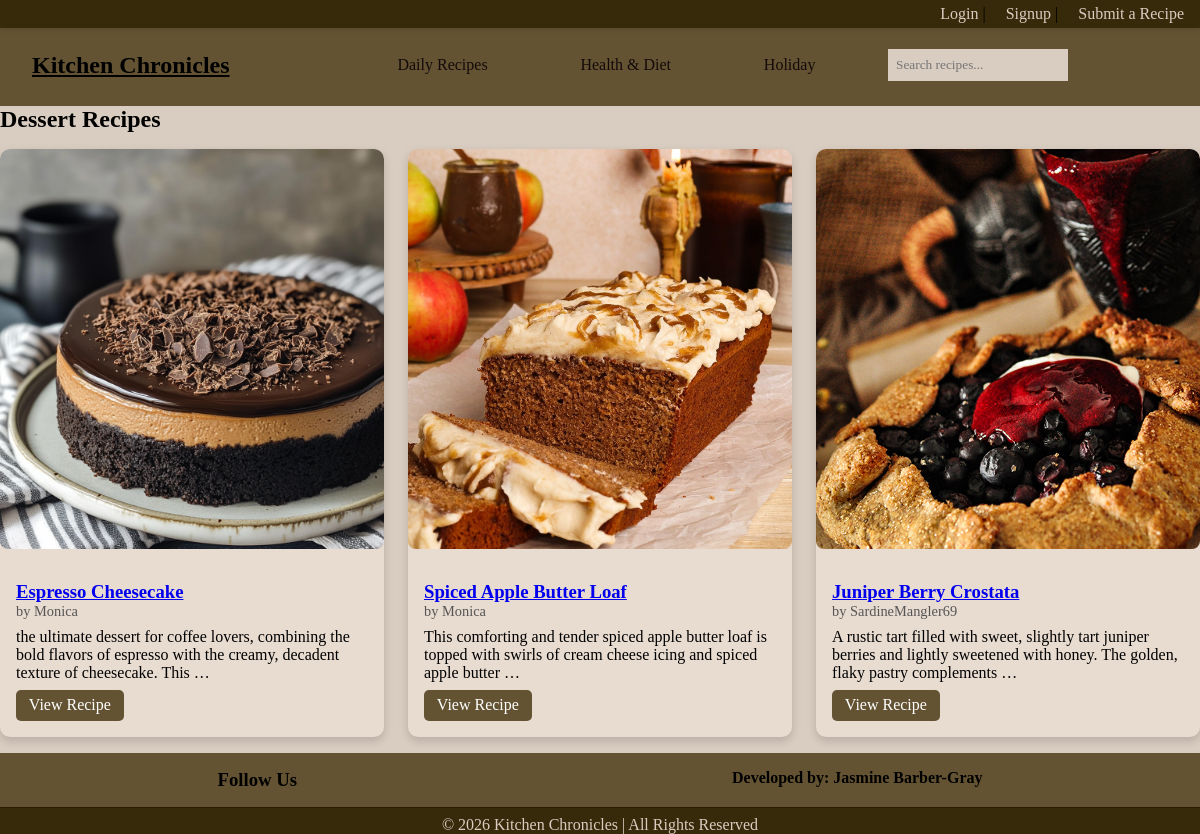
The app's page /category/Dessert/ with its own data.
### recipes/models.py (models this page shows, shortened)
class Recipe(models.Model):
    CATEGORY_CHOICES = [
        ('Breakfast', 'breakfast'),
        ('Lunch', 'lunch'),
        ('Dinner', 'dinner'),
        ('Dessert', 'dessert'),
    ]
    SUB_CATEGORY_CHOICES = [
        ('Keto', 'keto'),
        ('Vegan', 'vegan'),
        ('Vegetarian', 'vegetarian'),
        ('Protein', 'protein'),
        ('Calorie Deficit', 'calorie deficit'),
        ('Gluten-Free', 'gluten-free'),
        ('Valentine\'s Day', 'valentine\'s Day'),
        ('Easter', 'easter'),
        ('Halloween', 'halloween'),
        ('Thanksgiving', 'thanksgiving'),
        ('Christmas', 'christmas'),
        ('New Years', 'new years'),
    ]
    title = models.CharField(max_length=200)
    author = models.ForeignKey(User, on_delete=models.CASCADE)
    category = models.CharField(max_length=20, choices=CATEGORY_CHOICES)
    sub_category = models.CharField(max_length=20, choices=SUB_CATEGORY_CHOICES, blank=True, null=True)
    image = models.ImageField(upload_to='recipes/images', blank=True, null=True)
    description = models.TextField()
    ingredients = models.TextField()
    instructions = models.TextField()

### recipes/views.py (the view)
# urls.py: path('category/<str:category>/', views.category_recipes, name='category_recipes'),
def category_recipes(request, category):
    recipes = Recipe.objects.filter(category=category)
    return render(request, "recipes/category.html", {
        "recipes": recipes,
        "category": category
    })

### recipes/templates/recipes/category.html
{% extends 'base.html' %}
{% block content %}
<h2>{{ category }} Recipes</h2>
{% if recipes %}
<div class="recipe-grid">
    {% for recipe in recipes %}
    <div class="recipe-card">
        {% if recipe.image %}
            <img src="{{ recipe.image.url }}" alt="{{ recipe.title }}">
        {% else %}
            <p>No image available</p>
        {% endif %}
        <div class="recipe-content">
            <h3><a href="{% url 'recipe_detail' recipe.id %}">{{ recipe.title }}</a></h3>
            <p class="author">by {{ recipe.author.username }}</p>
            <p>{{ recipe.description|truncatewords:20 }}</p>
            <a href="{% url 'recipe_detail' recipe.id %}" class="view-btn">View Recipe</a>
        </div>
    </div>
    {% endfor %}
</div>
{% else %}
<p>No recipes found in this category.</p>
{% endif %}
{% endblock %}

### recipes/static/recipes/style.css (style rules this page uses)
* { margin: 0; padding: 0; box-sizing: border-box; font-family: Georgia, 'Times New Roman', Times, serif; }
body { background: #d9ccc1; color: #000000; margin: 0; padding: 0; overflow: auto; max-width: 100% }
.recipe-grid { display: grid; grid-template-columns: repeat(auto-fit, minmax(250px, 1fr)); gap: 1.5rem; padding: 1rem 0; }
.recipe-card { background-color: #e8dbd0; border-radius: 10px; overflow: hidden; box-shadow: 0 4px 10px rgba(0,0,0,0.15); transition: transform 0.2s, box-shadow 0.2s; display: flex; flex-direction: column; align-items: center; }
.recipe-card img { width: 100%; max-width: 450px; height: 400px; object-fit: cover; border-radius: 8px; display: block; margin: 0 auto 1rem; }
.recipe-content { padding: 1rem; }
.recipe-content .author { font-size: 0.9rem; color: #555; margin-bottom: 0.5rem; }
.view-btn { display: inline-block; margin-top: 0.5rem; padding: 0.4rem 0.8rem; background-color: #635333; color: white; text-decoration: none; border-radius: 5px; transition: background 0.2s; }

### records on screen
Recipe: image (picture), title "Espresso Cheesecake", author.username "Monica", description "the ultimate dessert for coffee lovers, combining the bold flavors of espresso with the creamy, decadent texture of cheesecake. This …"
Recipe: image (picture), title "Spiced Apple Butter Loaf", author.username "Monica", description "This comforting and tender spiced apple butter loaf is topped with swirls of cream cheese icing and spiced apple butter …"
Recipe: image (picture), title "Juniper Berry Crostata", author.username "SardineMangler69", description "A rustic tart filled with sweet, slightly tart juniper berries and lightly sweetened with honey. The golden, flaky pastry complements …"

### other values on screen
{{ category }} "Dessert"
